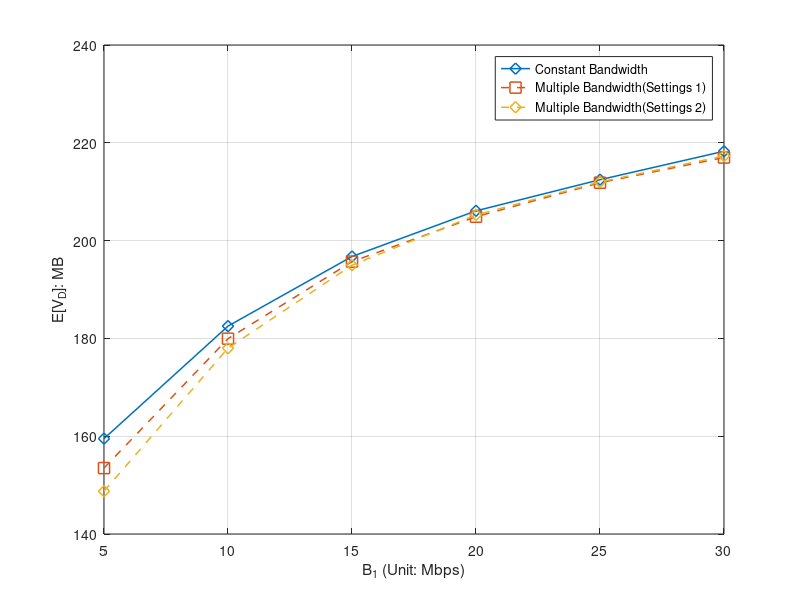

Write MATLAB code to recreate this figure.
%% Minutes
x_label = [5	10	15	20	25 30 35]



%% for DeadlinMissRatio

%Miss ratio
%y_11 = [0.59665	0.47519	0.38774	0.32703	0.2832	0.24331	0.21605]
%y_12 = [0.60933	0.47792	0.38983	0.3286	0.28254	0.24725	0.21932]
%y_13 = [0.63005	0.49468	0.39782	0.33724	0.28832	0.25177	0.22396]

%y_12 = [0.61199	0.4831	0.39086	0.33237	0.28605	0.24961	0.22277]
%y_13 = [0.63783	0.49803	0.39855	0.33215	0.2857	0.24812	0.22095]

%y_14 = [0.4306	0.34158	0.28456	0.2544	0.2269	0.21114]


%E[V_O]
%y_11 = [85.142072	64.599316	52.637756	44.333036	38.278622	34.055849	30.466198]
%y_12 = [78.367467	60.105476	48.348542	40.617865	35.091551	31.001551	27.726357]
%y_13 = [70.694778	54.021803	44.32808	37.439199	32.873244	29.500626	26.648732]

%y_12 = [77.182356	58.76704	47.660398	39.996363	34.581722	30.738425	27.560406]
%y_13 = [69.495247	53.444328	44.454156	37.730371	32.81938	29.383092	26.706044]

%y_14 = [297.836141	442.843103	530.630403	583.319547	623.422749	652.460742]


%E[V_D]
y_11 = [159.496778	182.514299	196.747714	206.080882	212.451723	218.271357	221.898404]
%y_12 = [154.387567	180.642278	195.956321	205.548224	212.402169	217.420995	221.347609]
%y_13 = [149.375314	178.177798	195.06631	204.160323	211.465821	216.915929	220.907407]

y_12 = [153.481291	179.943492	195.701476	204.884325	211.833882	216.986877	220.846768]
y_13 = [148.758119	177.994131	194.97572	205.250661	211.994963	217.309926	221.167376]

%y_14 = [778.179121	824.663533	856.140117	869.440004	881.778205	890.073749]


i = i+1;
figure(i)

plot(x_label,y_11,'-d', 'MarkerSize',8, 'LineWidth',1.1)
hold on
plot(x_label,y_12,'--s', 'MarkerSize',8, 'LineWidth',1.1)
hold on
plot(x_label,y_13,'--d', 'MarkerSize',8, 'LineWidth',1.1)
hold on
%plot(x_label,y_14,'--o', 'MarkerSize',8, 'LineWidth',1.1)
%hold on


%ylabel('P_{miss}')
%ylabel('E[V_0]: MB')
ylabel('E[V_D]: MB')
xlabel('B_1 (Unit: Mbps)')


xticklabels({'5',	'10',	'15',	'20',	'25','30', '35'});

												
xlim([5, 30]);

%xticklabels({'0',	'1',	'2',	'3',	'4','5',	'6',	'7',	'8',	'9',	'10',	'11',	'12',	'13',	'14',	'15',	'16',	'17'	,'18'	,'20'	,'21'	,'22',	'23',	'24',	'26'});
set(gca, 'XTick', x_label);
%set(gca,'xticklabel',num2str(get(gca,'XTick')','%.4f'))
%legend({'F=200','F=500','F=1000'},'NumColumns',1);

legend({'Constant Bandwidth','Multiple Bandwidth(Settings 1)','Multiple Bandwidth(Settings 2)'},'NumColumns',1);

%legend({'Constant Bandwidth','Multiple Bandwidth (E[t_1]=E[t_2])<E[T_C]','Multiple Bandwidth E[t_1]=E[t_2]=E[T_C]'},'NumColumns',1);
%legend({'Constant Bandwidth','Multiple Bandwidth (E[t_1]=E[t_2]=E[t_3])<E[T_C]','Multiple Bandwidth E[t_1]=E[t_2]=E[t_3]=E[T_C]'},'NumColumns',1);

hold off;
grid on;